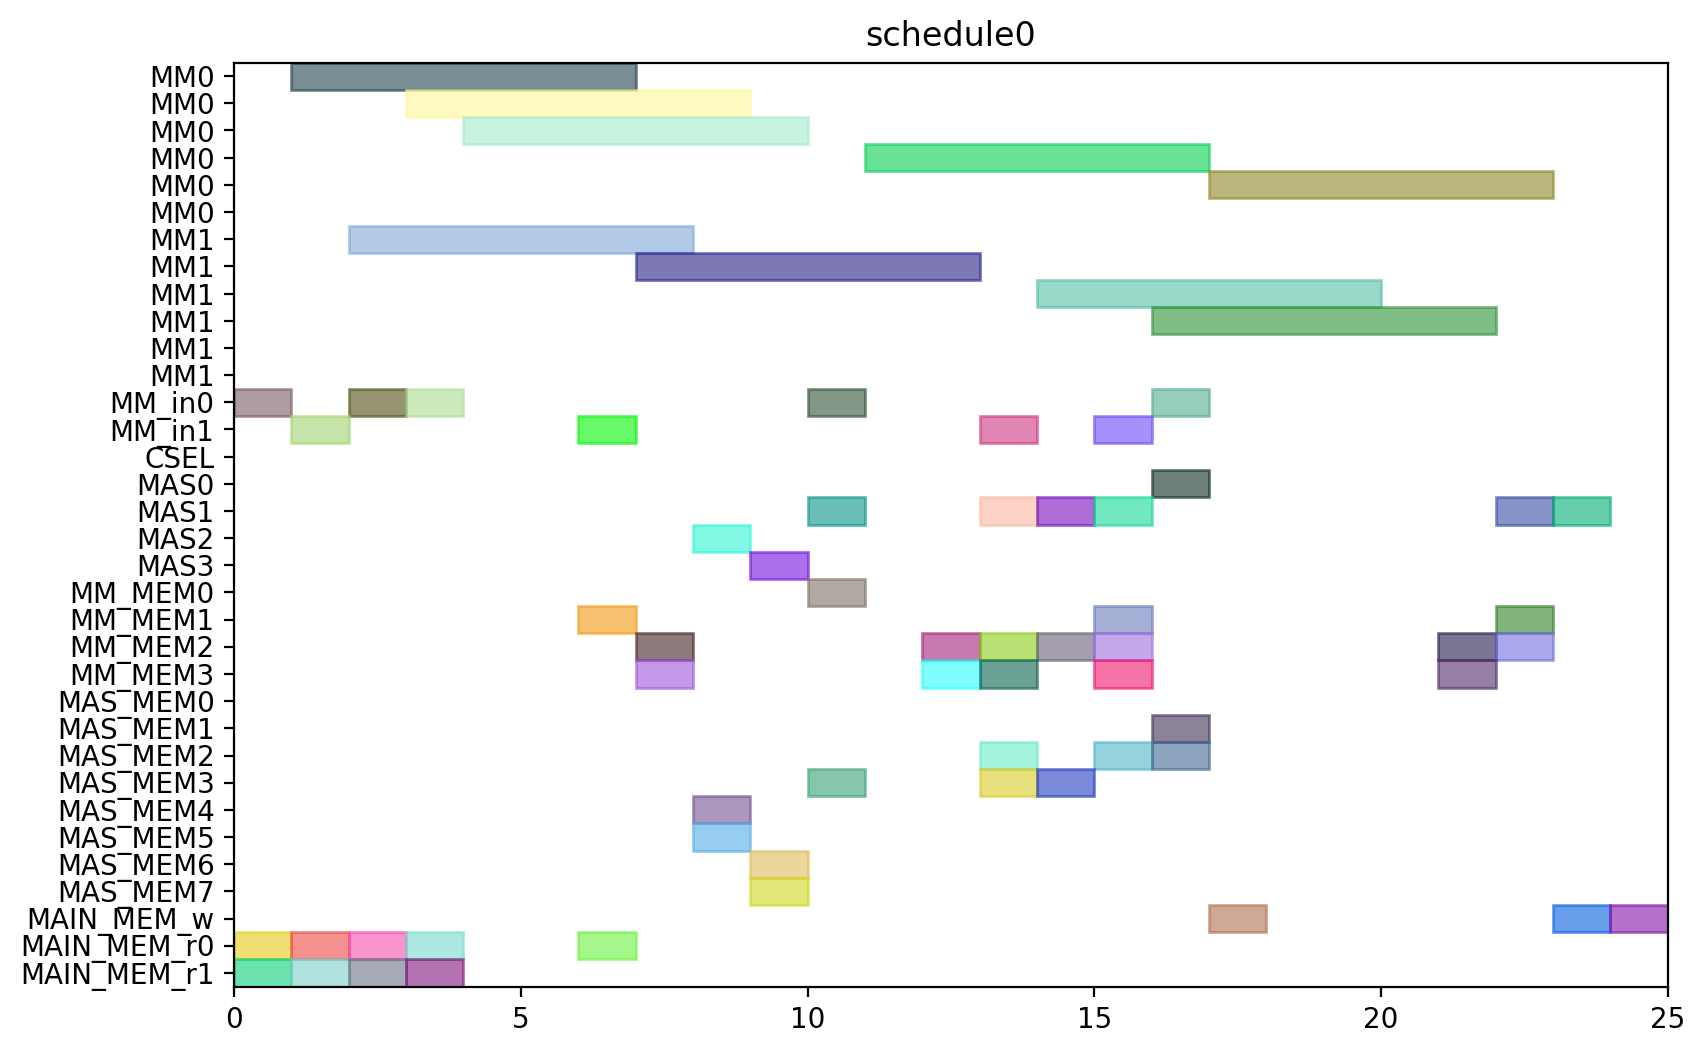

Generate this figure with Python:
from pyschedule import Scenario, solvers, plotters, alt


def solve():
	horizon = 120
	S = Scenario("schedule0", horizon=horizon)

	# resource
	MM = S.Resources('MM', num=2, size=6)
	MM_in = S.Resources('MM_in', num=2)
	CSEL = S.Resource('CSEL')
	MAS = S.Resources('MAS', num=4, size=1, periods=range(1, horizon))
	MM_MEM = S.Resources('MM_MEM', num=4)
	MAS_MEM = S.Resources('MAS_MEM', num=8)
	MAIN_MEM_w = S.Resource('MAIN_MEM_w', size=1)
	MAIN_MEM_r = S.Resources('MAIN_MEM_r', num=2)

	# result of previous scheduling

	# new tasks
	t0 = S.Task('t0', length=6, delay_cost=1)
	t0 += alt(MM)
	t0_in = S.Task('t0_in', length=1, delay_cost=1)
	t0_in += alt(MM_in)
	S += t0_in*MM_in[0]<=t0*MM[0]
	S += t0_in*MM_in[1]<=t0*MM[1]
	t0_mem0 = S.Task('t0_mem0', length=1, delay_cost=1)
	t0_mem0 += MAIN_MEM_r[0]
	S += t0_mem0 <= t0

	t0_mem1 = S.Task('t0_mem1', length=1, delay_cost=1)
	t0_mem1 += MAIN_MEM_r[1]
	S += t0_mem1 <= t0

	t3 = S.Task('t3', length=6, delay_cost=1)
	t3 += alt(MM)
	t3_in = S.Task('t3_in', length=1, delay_cost=1)
	t3_in += alt(MM_in)
	S += t3_in*MM_in[0]<=t3*MM[0]
	S += t3_in*MM_in[1]<=t3*MM[1]
	t3_mem0 = S.Task('t3_mem0', length=1, delay_cost=1)
	t3_mem0 += MAIN_MEM_r[0]
	S += t3_mem0 <= t3

	t3_mem1 = S.Task('t3_mem1', length=1, delay_cost=1)
	t3_mem1 += MAIN_MEM_r[1]
	S += t3_mem1 <= t3

	t1 = S.Task('t1', length=6, delay_cost=1)
	t1 += alt(MM)
	t1_in = S.Task('t1_in', length=1, delay_cost=1)
	t1_in += alt(MM_in)
	S += t1_in*MM_in[0]<=t1*MM[0]
	S += t1_in*MM_in[1]<=t1*MM[1]
	t1_mem0 = S.Task('t1_mem0', length=1, delay_cost=1)
	t1_mem0 += MAIN_MEM_r[0]
	S += t1_mem0 <= t1

	t1_mem1 = S.Task('t1_mem1', length=1, delay_cost=1)
	t1_mem1 += MAIN_MEM_r[1]
	S += t1_mem1 <= t1

	t2 = S.Task('t2', length=6, delay_cost=1)
	t2 += alt(MM)
	t2_in = S.Task('t2_in', length=1, delay_cost=1)
	t2_in += alt(MM_in)
	S += t2_in*MM_in[0]<=t2*MM[0]
	S += t2_in*MM_in[1]<=t2*MM[1]
	t2_mem0 = S.Task('t2_mem0', length=1, delay_cost=1)
	t2_mem0 += MAIN_MEM_r[0]
	S += t2_mem0 <= t2

	t2_mem1 = S.Task('t2_mem1', length=1, delay_cost=1)
	t2_mem1 += MAIN_MEM_r[1]
	S += t2_mem1 <= t2

	t4 = S.Task('t4', length=6, delay_cost=1)
	t4 += alt(MM)
	t4_in = S.Task('t4_in', length=1, delay_cost=1)
	t4_in += alt(MM_in)
	S += t4_in*MM_in[0]<=t4*MM[0]
	S += t4_in*MM_in[1]<=t4*MM[1]
	t4_mem0 = S.Task('t4_mem0', length=1, delay_cost=1)
	t4_mem0 += MAIN_MEM_r[0]
	S += t4_mem0 <= t4

	t4_mem1 = S.Task('t4_mem1', length=1, delay_cost=1)
	t4_mem1 += alt(MM_MEM)
	S += (t2*MM[0])-1 < t4_mem1*MM_MEM[1]
	S += (t2*MM[1])-1 < t4_mem1*MM_MEM[3]
	S += t4_mem1 <= t4

	t5 = S.Task('t5', length=1, delay_cost=1)
	t5 += alt(MAS)
	t5_mem0 = S.Task('t5_mem0', length=1, delay_cost=1)
	t5_mem0 += alt(MM_MEM)
	S += (t0*MM[0])-1 < t5_mem0*MM_MEM[0]
	S += (t0*MM[1])-1 < t5_mem0*MM_MEM[2]
	S += t5_mem0 <= t5

	t5_mem1 = S.Task('t5_mem1', length=1, delay_cost=1)
	t5_mem1 += alt(MM_MEM)
	S += (t0*MM[0])-1 < t5_mem1*MM_MEM[1]
	S += (t0*MM[1])-1 < t5_mem1*MM_MEM[3]
	S += t5_mem1 <= t5

	t6 = S.Task('t6', length=1, delay_cost=1)
	t6 += alt(MAS)
	t6_mem0 = S.Task('t6_mem0', length=1, delay_cost=1)
	t6_mem0 += alt(MAS_MEM)
	S += (t5*MAS[0])-1 < t6_mem0*MAS_MEM[0]
	S += (t5*MAS[1])-1 < t6_mem0*MAS_MEM[2]
	S += (t5*MAS[2])-1 < t6_mem0*MAS_MEM[4]
	S += (t5*MAS[3])-1 < t6_mem0*MAS_MEM[6]
	S += t6_mem0 <= t6

	t6_mem1 = S.Task('t6_mem1', length=1, delay_cost=1)
	t6_mem1 += alt(MAS_MEM)
	S += (t5*MAS[0])-1 < t6_mem1*MAS_MEM[1]
	S += (t5*MAS[1])-1 < t6_mem1*MAS_MEM[3]
	S += (t5*MAS[2])-1 < t6_mem1*MAS_MEM[5]
	S += (t5*MAS[3])-1 < t6_mem1*MAS_MEM[7]
	S += t6_mem1 <= t6

	t9 = S.Task('t9', length=1, delay_cost=1)
	t9 += alt(MAS)
	t9_mem0 = S.Task('t9_mem0', length=1, delay_cost=1)
	t9_mem0 += alt(MM_MEM)
	S += (t0*MM[0])-1 < t9_mem0*MM_MEM[0]
	S += (t0*MM[1])-1 < t9_mem0*MM_MEM[2]
	S += t9_mem0 <= t9

	t9_mem1 = S.Task('t9_mem1', length=1, delay_cost=1)
	t9_mem1 += alt(MM_MEM)
	S += (t4*MM[0])-1 < t9_mem1*MM_MEM[1]
	S += (t4*MM[1])-1 < t9_mem1*MM_MEM[3]
	S += t9_mem1 <= t9

	t10 = S.Task('t10', length=1, delay_cost=1)
	t10 += alt(MAS)
	t10_mem0 = S.Task('t10_mem0', length=1, delay_cost=1)
	t10_mem0 += alt(MM_MEM)
	S += (t4*MM[0])-1 < t10_mem0*MM_MEM[0]
	S += (t4*MM[1])-1 < t10_mem0*MM_MEM[2]
	S += t10_mem0 <= t10

	t10_mem1 = S.Task('t10_mem1', length=1, delay_cost=1)
	t10_mem1 += alt(MM_MEM)
	S += (t4*MM[0])-1 < t10_mem1*MM_MEM[1]
	S += (t4*MM[1])-1 < t10_mem1*MM_MEM[3]
	S += t10_mem1 <= t10

	t7 = S.Task('t7', length=1, delay_cost=1)
	t7 += alt(MAS)
	t7_mem0 = S.Task('t7_mem0', length=1, delay_cost=1)
	t7_mem0 += alt(MAS_MEM)
	S += (t6*MAS[0])-1 < t7_mem0*MAS_MEM[0]
	S += (t6*MAS[1])-1 < t7_mem0*MAS_MEM[2]
	S += (t6*MAS[2])-1 < t7_mem0*MAS_MEM[4]
	S += (t6*MAS[3])-1 < t7_mem0*MAS_MEM[6]
	S += t7_mem0 <= t7

	t7_mem1 = S.Task('t7_mem1', length=1, delay_cost=1)
	t7_mem1 += alt(MAS_MEM)
	S += (t6*MAS[0])-1 < t7_mem1*MAS_MEM[1]
	S += (t6*MAS[1])-1 < t7_mem1*MAS_MEM[3]
	S += (t6*MAS[2])-1 < t7_mem1*MAS_MEM[5]
	S += (t6*MAS[3])-1 < t7_mem1*MAS_MEM[7]
	S += t7_mem1 <= t7

	t11 = S.Task('t11', length=1, delay_cost=1)
	t11 += alt(MAS)
	t11_mem0 = S.Task('t11_mem0', length=1, delay_cost=1)
	t11_mem0 += alt(MAS_MEM)
	S += (t10*MAS[0])-1 < t11_mem0*MAS_MEM[0]
	S += (t10*MAS[1])-1 < t11_mem0*MAS_MEM[2]
	S += (t10*MAS[2])-1 < t11_mem0*MAS_MEM[4]
	S += (t10*MAS[3])-1 < t11_mem0*MAS_MEM[6]
	S += t11_mem0 <= t11

	t11_mem1 = S.Task('t11_mem1', length=1, delay_cost=1)
	t11_mem1 += alt(MM_MEM)
	S += (t4*MM[0])-1 < t11_mem1*MM_MEM[1]
	S += (t4*MM[1])-1 < t11_mem1*MM_MEM[3]
	S += t11_mem1 <= t11

	t8 = S.Task('t8', length=6, delay_cost=1)
	t8 += alt(MM)
	t8_in = S.Task('t8_in', length=1, delay_cost=1)
	t8_in += alt(MM_in)
	S += t8_in*MM_in[0]<=t8*MM[0]
	S += t8_in*MM_in[1]<=t8*MM[1]
	t8_mem0 = S.Task('t8_mem0', length=1, delay_cost=1)
	t8_mem0 += alt(MM_MEM)
	S += (t4*MM[0])-1 < t8_mem0*MM_MEM[0]
	S += (t4*MM[1])-1 < t8_mem0*MM_MEM[2]
	S += t8_mem0 <= t8

	t8_mem1 = S.Task('t8_mem1', length=1, delay_cost=1)
	t8_mem1 += alt(MAS_MEM)
	S += (t7*MAS[0])-1 < t8_mem1*MAS_MEM[1]
	S += (t7*MAS[1])-1 < t8_mem1*MAS_MEM[3]
	S += (t7*MAS[2])-1 < t8_mem1*MAS_MEM[5]
	S += (t7*MAS[3])-1 < t8_mem1*MAS_MEM[7]
	S += t8_mem1 <= t8

	new_PZ = S.Task('new_PZ', length=6, delay_cost=1)
	new_PZ += alt(MM)
	new_PZ_in = S.Task('new_PZ_in', length=1, delay_cost=1)
	new_PZ_in += alt(MM_in)
	S += new_PZ_in*MM_in[0]<=new_PZ*MM[0]
	S += new_PZ_in*MM_in[1]<=new_PZ*MM[1]
	S += 0<new_PZ

	new_PZ_w = S.Task('new_PZ_w', length=1, delay_cost=1)
	new_PZ_w += alt(MAIN_MEM_w)
	S += new_PZ <= new_PZ_w

	new_PZ_mem0 = S.Task('new_PZ_mem0', length=1, delay_cost=1)
	new_PZ_mem0 += alt(MM_MEM)
	S += (t1*MM[0])-1 < new_PZ_mem0*MM_MEM[0]
	S += (t1*MM[1])-1 < new_PZ_mem0*MM_MEM[2]
	S += new_PZ_mem0 <= new_PZ

	new_PZ_mem1 = S.Task('new_PZ_mem1', length=1, delay_cost=1)
	new_PZ_mem1 += alt(MAS_MEM)
	S += (t7*MAS[0])-1 < new_PZ_mem1*MAS_MEM[1]
	S += (t7*MAS[1])-1 < new_PZ_mem1*MAS_MEM[3]
	S += (t7*MAS[2])-1 < new_PZ_mem1*MAS_MEM[5]
	S += (t7*MAS[3])-1 < new_PZ_mem1*MAS_MEM[7]
	S += new_PZ_mem1 <= new_PZ

	t12 = S.Task('t12', length=1, delay_cost=1)
	t12 += alt(MAS)
	t12_mem0 = S.Task('t12_mem0', length=1, delay_cost=1)
	t12_mem0 += alt(MM_MEM)
	S += (t0*MM[0])-1 < t12_mem0*MM_MEM[0]
	S += (t0*MM[1])-1 < t12_mem0*MM_MEM[2]
	S += t12_mem0 <= t12

	t12_mem1 = S.Task('t12_mem1', length=1, delay_cost=1)
	t12_mem1 += alt(MAS_MEM)
	S += (t11*MAS[0])-1 < t12_mem1*MAS_MEM[1]
	S += (t11*MAS[1])-1 < t12_mem1*MAS_MEM[3]
	S += (t11*MAS[2])-1 < t12_mem1*MAS_MEM[5]
	S += (t11*MAS[3])-1 < t12_mem1*MAS_MEM[7]
	S += t12_mem1 <= t12

	t13 = S.Task('t13', length=6, delay_cost=1)
	t13 += alt(MM)
	t13_in = S.Task('t13_in', length=1, delay_cost=1)
	t13_in += alt(MM_in)
	S += t13_in*MM_in[0]<=t13*MM[0]
	S += t13_in*MM_in[1]<=t13*MM[1]
	t13_mem0 = S.Task('t13_mem0', length=1, delay_cost=1)
	t13_mem0 += alt(MAS_MEM)
	S += (t12*MAS[0])-1 < t13_mem0*MAS_MEM[0]
	S += (t12*MAS[1])-1 < t13_mem0*MAS_MEM[2]
	S += (t12*MAS[2])-1 < t13_mem0*MAS_MEM[4]
	S += (t12*MAS[3])-1 < t13_mem0*MAS_MEM[6]
	S += t13_mem0 <= t13

	t13_mem1 = S.Task('t13_mem1', length=1, delay_cost=1)
	t13_mem1 += alt(MAS_MEM)
	S += (t9*MAS[0])-1 < t13_mem1*MAS_MEM[1]
	S += (t9*MAS[1])-1 < t13_mem1*MAS_MEM[3]
	S += (t9*MAS[2])-1 < t13_mem1*MAS_MEM[5]
	S += (t9*MAS[3])-1 < t13_mem1*MAS_MEM[7]
	S += t13_mem1 <= t13

	t14 = S.Task('t14', length=6, delay_cost=1)
	t14 += alt(MM)
	t14_in = S.Task('t14_in', length=1, delay_cost=1)
	t14_in += alt(MM_in)
	S += t14_in*MM_in[0]<=t14*MM[0]
	S += t14_in*MM_in[1]<=t14*MM[1]
	t14_mem0 = S.Task('t14_mem0', length=1, delay_cost=1)
	t14_mem0 += alt(MAS_MEM)
	S += (t12*MAS[0])-1 < t14_mem0*MAS_MEM[0]
	S += (t12*MAS[1])-1 < t14_mem0*MAS_MEM[2]
	S += (t12*MAS[2])-1 < t14_mem0*MAS_MEM[4]
	S += (t12*MAS[3])-1 < t14_mem0*MAS_MEM[6]
	S += t14_mem0 <= t14

	t14_mem1 = S.Task('t14_mem1', length=1, delay_cost=1)
	t14_mem1 += alt(MM_MEM)
	S += (t3*MM[0])-1 < t14_mem1*MM_MEM[1]
	S += (t3*MM[1])-1 < t14_mem1*MM_MEM[3]
	S += t14_mem1 <= t14

	new_PY = S.Task('new_PY', length=1, delay_cost=1)
	new_PY += alt(MAS)
	S += 0<new_PY

	new_PY_w = S.Task('new_PY_w', length=1, delay_cost=1)
	new_PY_w += alt(MAIN_MEM_w)
	S += new_PY <= new_PY_w

	new_PY_mem0 = S.Task('new_PY_mem0', length=1, delay_cost=1)
	new_PY_mem0 += alt(MM_MEM)
	S += (t8*MM[0])-1 < new_PY_mem0*MM_MEM[0]
	S += (t8*MM[1])-1 < new_PY_mem0*MM_MEM[2]
	S += new_PY_mem0 <= new_PY

	new_PY_mem1 = S.Task('new_PY_mem1', length=1, delay_cost=1)
	new_PY_mem1 += alt(MM_MEM)
	S += (t13*MM[0])-1 < new_PY_mem1*MM_MEM[1]
	S += (t13*MM[1])-1 < new_PY_mem1*MM_MEM[3]
	S += new_PY_mem1 <= new_PY

	new_PX = S.Task('new_PX', length=1, delay_cost=1)
	new_PX += alt(MAS)
	S += 0<new_PX

	new_PX_w = S.Task('new_PX_w', length=1, delay_cost=1)
	new_PX_w += alt(MAIN_MEM_w)
	S += new_PX <= new_PX_w

	new_PX_mem0 = S.Task('new_PX_mem0', length=1, delay_cost=1)
	new_PX_mem0 += alt(MM_MEM)
	S += (t14*MM[0])-1 < new_PX_mem0*MM_MEM[0]
	S += (t14*MM[1])-1 < new_PX_mem0*MM_MEM[2]
	S += new_PX_mem0 <= new_PX

	new_PX_mem1 = S.Task('new_PX_mem1', length=1, delay_cost=1)
	new_PX_mem1 += alt(MM_MEM)
	S += (t14*MM[0])-1 < new_PX_mem1*MM_MEM[1]
	S += (t14*MM[1])-1 < new_PX_mem1*MM_MEM[3]
	S += new_PX_mem1 <= new_PX

	solvers.mip.solve(S,msg=1,kind='CPLEX',ratio_gap=1.01)

	solution = [['hoge']*len(S.solution()[1]) for i in range(len(S.solution()))]
	for i in range(len(S.solution())):
		for j in range(len(S.solution()[i])):
			solution[i][j]=str(S.solution()[i][j])
	print(solution)

	cycles = int(solution[-1][3])

	pic_file_name = "/home/mfukuda/ABE/multiRAM_multiMAS_16mux/scheduling_result/stage6MM2_stage1MAS4/EP_DBL_A_0/schedule0.png"
	if(S.solution() != []):
		plotters.matplotlib.plot(S,img_filename=pic_file_name, show_task_labels=False, fig_size=(cycles*0.25+3, 6))

	return solution
